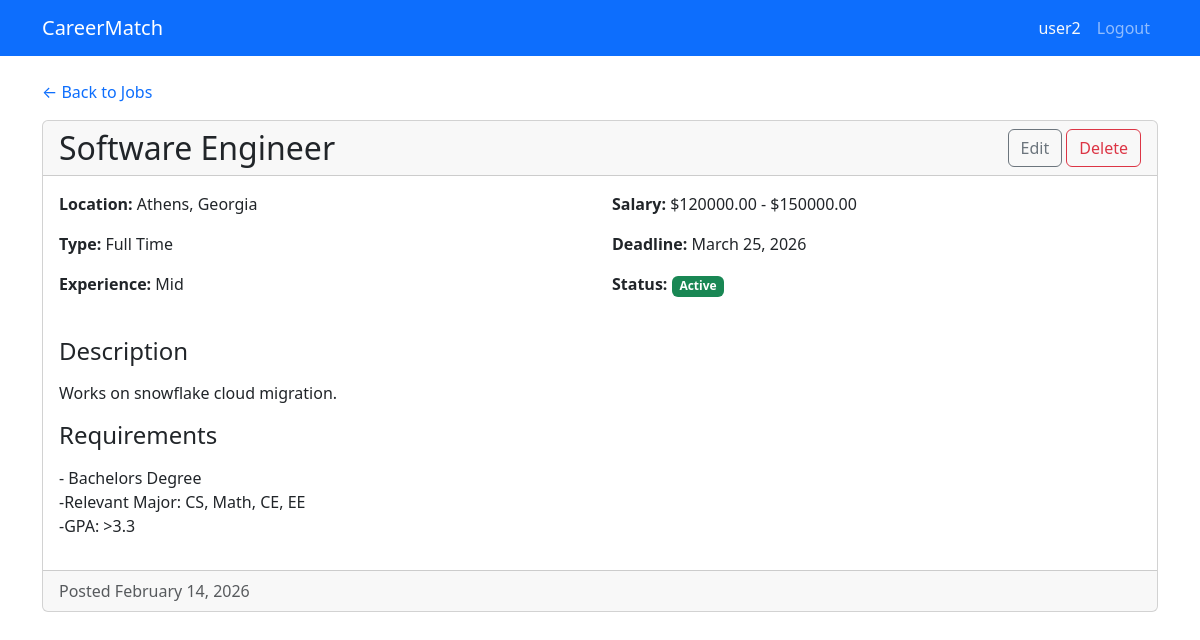
Page /recruiters/jobs/2/ (signed in) on the committed database.
### recruiters/models.py (models this page shows, shortened)
class JobPosting(models.Model):
    JOB_TYPE_CHOICES = [
        ('full_time', 'Full Time'),
        ('part_time', 'Part Time'),
        ('contract', 'Contract'),
        ('internship', 'Internship'),
    ]
    EXPERIENCE_LEVEL_CHOICES = [
        ('entry', 'Entry'),
        ('mid', 'Mid'),
        ('senior', 'Senior'),
        ('executive', 'Executive'),
    ]
    WORK_LOCATION_CHOICES = [
        ('remote', 'Remote'),
        ('on_site', 'On-Site'),
        ('hybrid', 'Hybrid'),
    ]
    recruiter = models.ForeignKey(RecruiterProfile, on_delete=models.CASCADE, related_name='job_postings')
    title = models.CharField(max_length=255)
    description = models.TextField()
    requirements = models.TextField()
    skills = models.CharField(max_length=500, blank=True)
    location = models.CharField(max_length=255)
    job_type = models.CharField(max_length=20, choices=JOB_TYPE_CHOICES)
    experience_level = models.CharField(max_length=20, choices=EXPERIENCE_LEVEL_CHOICES)
    work_location = models.CharField(max_length=20, choices=WORK_LOCATION_CHOICES, default='on_site')
    salary_min = models.DecimalField(max_digits=10, decimal_places=2, null=True, blank=True)
    salary_max = models.DecimalField(max_digits=10, decimal_places=2, null=True, blank=True)
    latitude = models.FloatField(null=True, blank=True)
    longitude = models.FloatField(null=True, blank=True)
    visa_sponsorship = models.BooleanField(default=False)
    is_active = models.BooleanField(default=True)
    application_deadline = models.DateField(null=True, blank=True)
    created_at = models.DateTimeField(auto_now_add=True)
    updated_at = models.DateTimeField(auto_now=True)

### recruiters/views.py (the view)
# urls.py: path('jobs/<int:pk>/', views.job_detail, name='job_detail'),
@login_required
def job_detail(request, pk):
    job = get_object_or_404(JobPosting, pk=pk, recruiter=request.user.recruiter_profile)
    map_html = None
    if job.latitude and job.longitude:
        m = folium.Map(location=[job.latitude, job.longitude], zoom_start=13)
        folium.Marker(
            [job.latitude, job.longitude],
            popup=f"<strong>{job.title}</strong><br>{job.location}",
            icon=folium.Icon(color='blue', icon='briefcase', prefix='fa'),
        ).add_to(m)
        map_html = m._repr_html_()
    return render(request, 'recruiters/job_detail.html', {'job': job, 'map': map_html})

### careermatch/context_processors.py (called while the page is built)
def user_role(request):
    is_recruiter = False
    is_seeker = False
    if request.user.is_authenticated:
        from recruiters.models import RecruiterProfile
        from seekers.models import SeekerProfile
        is_recruiter = RecruiterProfile.objects.filter(user=request.user).exists()
        is_seeker = SeekerProfile.objects.filter(user=request.user).exists()
    return {
        'is_recruiter': is_recruiter,
        'is_seeker': is_seeker,
    }

### recruiters/templates/recruiters/job_detail.html (shortened to what this page needs)
{% extends 'recruiters/base_recruiters.html' %}
{% block content %}
<div class="mb-3">
    <a href="{% url 'recruiters:job_list' %}" class="text-decoration-none">&larr; Back to Jobs</a>
</div>
<div class="card">
    <div class="card-header d-flex justify-content-between align-items-center">
        <h2 class="mb-0">{{ job.title }}</h2>
        <div>
            <a href="{% url 'recruiters:job_update' job.pk %}" class="btn btn-outline-secondary">Edit</a>
            <a href="{% url 'recruiters:job_delete' job.pk %}" class="btn btn-outline-danger">Delete</a>
        </div>
    </div>
    <div class="card-body">
        <div class="row mb-4">
            <div class="col-md-6">
                <p><strong>Location:</strong> {{ job.location }}</p>
                <p><strong>Type:</strong> {{ job.get_job_type_display }}</p>
                <p><strong>Experience:</strong> {{ job.get_experience_level_display }}</p>
            </div>
            <div class="col-md-6">
                {% if job.salary_min or job.salary_max %}
                    <p><strong>Salary:</strong>
                        {% if job.salary_min %}${{ job.salary_min }}{% endif %}
                        {% if job.salary_min and job.salary_max %} - {% endif %}
                        {% if job.salary_max %}${{ job.salary_max }}{% endif %}
                    </p>
                {% endif %}
                {% if job.application_deadline %}
                    <p><strong>Deadline:</strong> {{ job.application_deadline }}</p>
                {% endif %}
                <p><strong>Status:</strong>
                    {% if job.is_active %}
                        <span class="badge bg-success">Active</span>
                    {% else %}
                        <span class="badge bg-secondary">Inactive</span>
                    {% endif %}
                </p>
            </div>
        </div>
        <h4>Description</h4>
        <p>{{ job.description|linebreaks }}</p>
        <h4>Requirements</h4>
        <p>{{ job.requirements|linebreaks }}</p>
    </div>
    <div class="card-footer text-muted">
        Posted {{ job.created_at|date:"F j, Y" }}
    </div>
</div>
{% endblock %}

### recruiters/templates/recruiters/base_recruiters.html (shortened to what this page needs)
<!DOCTYPE html>
<html lang="en">
<head>
    <link href="https://cdn.jsdelivr.net/npm/bootstrap@5.3.0/dist/css/bootstrap.min.css" rel="stylesheet">
</head>
<body>
    <nav class="navbar navbar-expand-lg navbar-dark bg-primary">
        <div class="container">
            <a class="navbar-brand" href="{% url 'recruiters:job_list' %}">CareerMatch</a>
            <div class="navbar-nav ms-auto">
                {% if user.is_authenticated %}
                    <span class="nav-link text-light">{{ user.username }}</span>
                    <a class="nav-link" href="{% url 'admin:logout' %}">Logout</a>
                {% endif %}
            </div>
        </div>
    </nav>
    <main class="container my-4">
        {% block content %}{% endblock %}
    </main>
</body>
</html>

### rows in the picture
JobPosting: title "Software Engineer", location "Athens, Georgia", job_type "Full Time", experience_level "Mid", salary_min "120000.00", salary_max "150000.00", application_deadline "March 25, 2026", description "Works on snowflake cloud migration.", requirements "- Bachelors Degree -Relevant Major: CS, Math, CE, EE -GPA: >3.3", created_at "February 14, 2026"

### other values in the picture
{{ user.username }} "user2"
